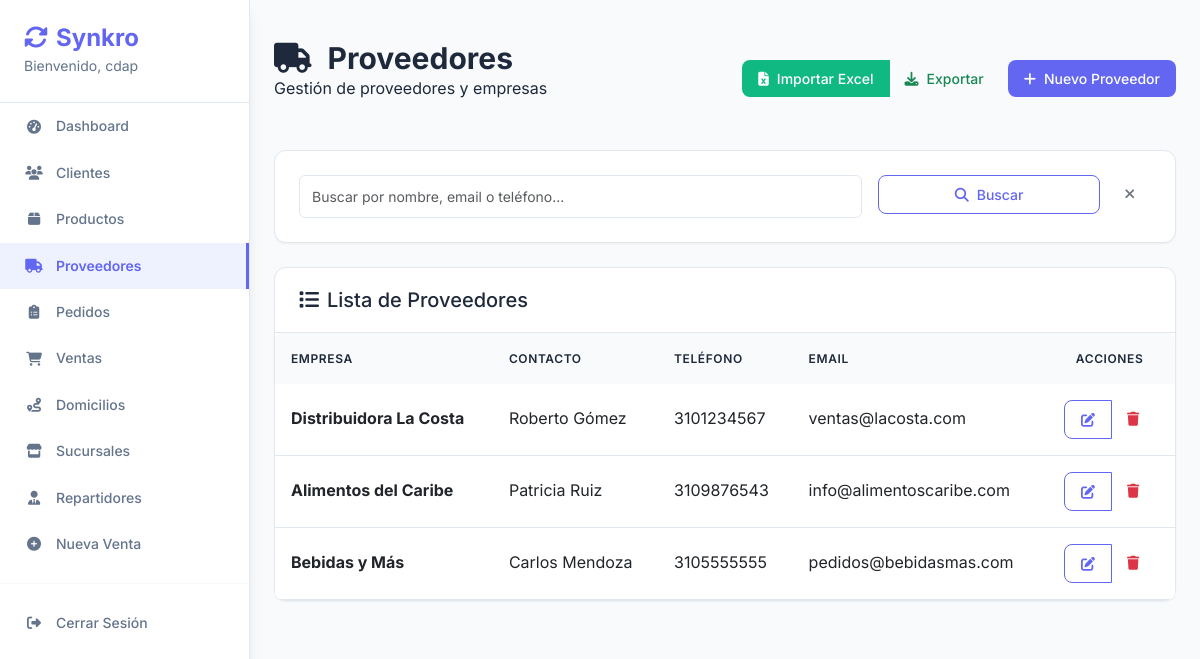
The app's page /proveedores/ (signed in), older data.
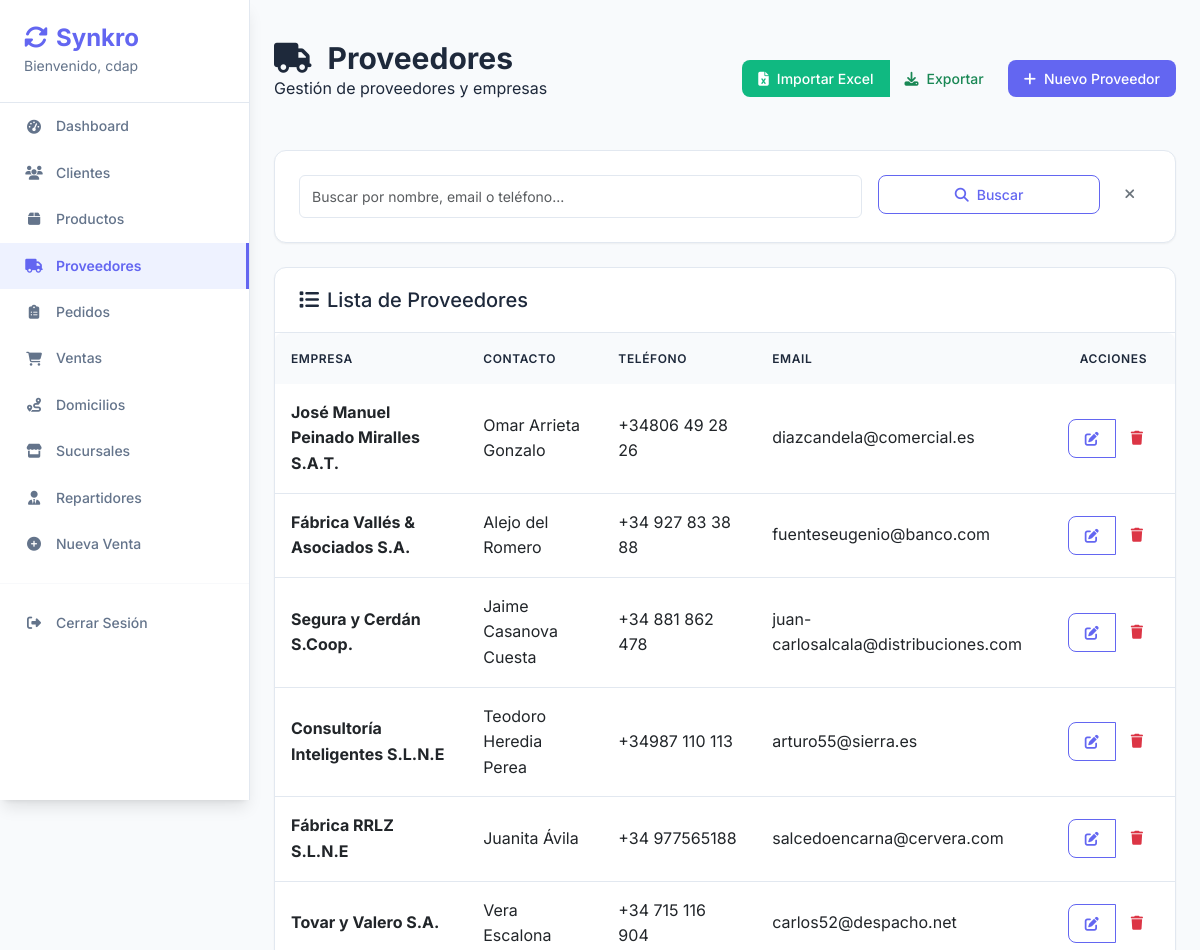
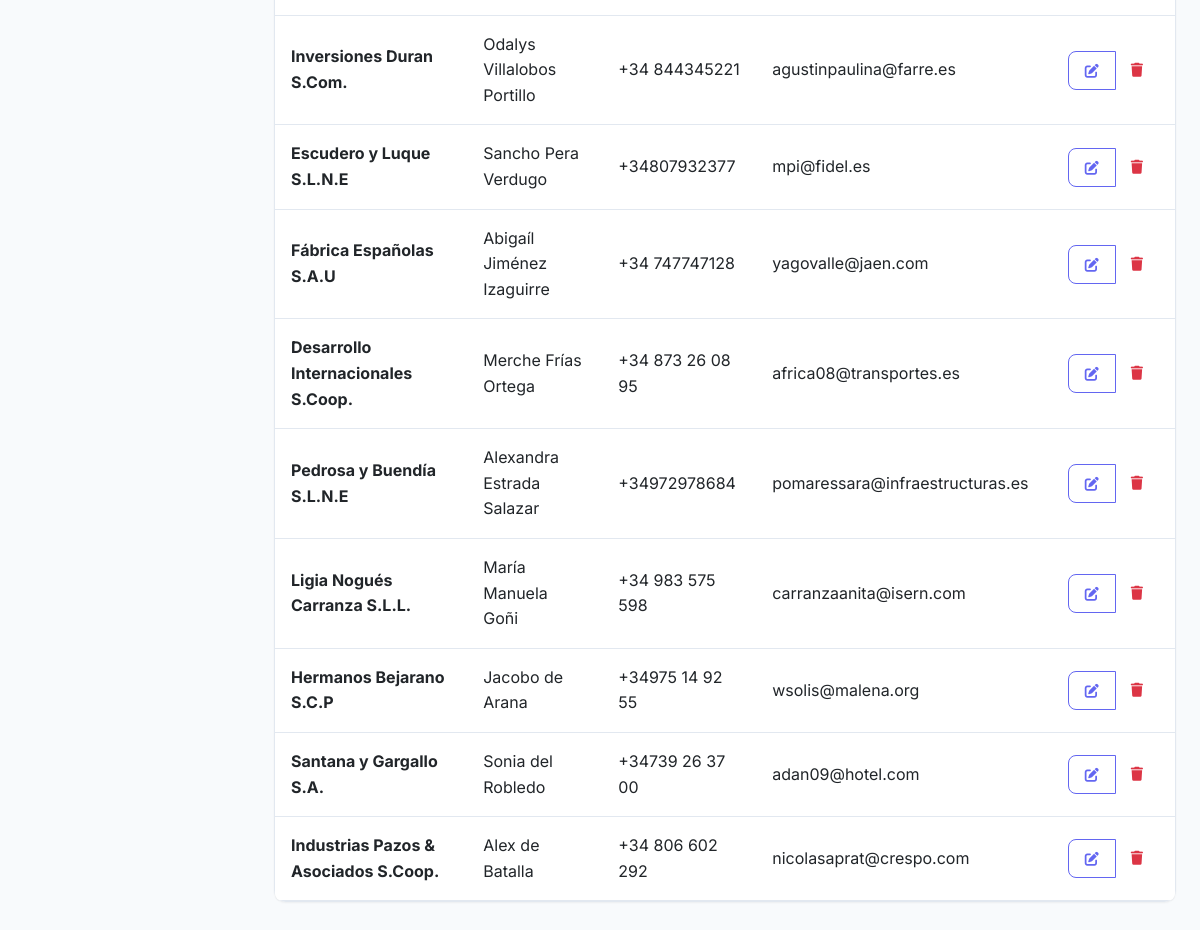
The same page, newer data (2 pictures, top to bottom).
### core/models.py (models this page shows, shortened)
class Proveedor(models.Model):
    nombre = models.CharField(max_length=200)
    contacto = models.CharField(max_length=100, blank=True)
    razon_social = models.CharField(max_length=200, blank=True)
    direccion = models.CharField(max_length=200, blank=True)
    telefono = models.CharField(max_length=20, blank=True)
    email = models.EmailField(blank=True, null=True)

### core/views.py (the view)
# urls.py: path('proveedores/', views.proveedor_list, name='proveedor_list'),
@login_required
def proveedor_list(request):
    search = request.GET.get('search', '')
    proveedores = Proveedor.objects.all()
    if search:
        proveedores = proveedores.filter(
            Q(nombre__icontains=search) |
            Q(email__icontains=search) |
            Q(telefono__icontains=search)
        )
    return render(request, 'proveedores/list.html', {
        'proveedores': proveedores,
        'search': search
    })

### core/templates/proveedores/list.html (shortened to what this page needs)
{% extends 'base.html' %}
{% block content %}
<div class="page-header">
    <div class="d-flex justify-content-between align-items-center">
        <div>
            <h1 class="page-title">
                <i class="fas fa-truck me-3"></i>Proveedores
            </h1>
            <p class="page-subtitle">Gestión de proveedores y empresas</p>
        </div>
        <div class="btn-toolbar">
            <div class="btn-group me-2">
                <button type="button" class="btn btn-success" data-bs-toggle="modal" data-bs-target="#importarModal">
                    <i class="fas fa-file-excel me-2"></i>Importar Excel
                </button>
                <a href="{% url 'proveedores_exportar_excel' %}" class="btn btn-outline-success">
                    <i class="fas fa-download me-2"></i>Exportar
                </a>
            </div>
            <a href="{% url 'proveedor_add' %}" class="btn btn-primary">
                <i class="fas fa-plus me-2"></i>Nuevo Proveedor
            </a>
        </div>
    </div>
</div>
<div class="card mb-4">
    <div class="card-body">
        <form method="get" class="row g-3">
            <div class="col-md-8">
                <input type="text" name="search" class="form-control"
                       placeholder="Buscar por nombre, email o teléfono..."
                       value="{{ search }}">
            </div>
            <div class="col-md-4">
                <div class="d-flex gap-2">
                    <button type="submit" class="btn btn-outline-primary flex-fill">
                        <i class="fas fa-search me-2"></i>Buscar
                    </button>
                    <a href="{% url 'proveedor_list' %}" class="btn btn-outline-secondary">
                        <i class="fas fa-times"></i>
                    </a>
                </div>
            </div>
        </form>
    </div>
</div>
<div class="card">
    <div class="card-header">
        <h5 class="mb-0">
            <i class="fas fa-list me-2"></i>Lista de Proveedores
        </h5>
    </div>
    <div class="card-body p-0">
        {% if proveedores %}
            <div class="table-responsive">
                <table class="table table-hover mb-0">
                    <thead>
                        <tr>
                            <th>Empresa</th>
                            <th>Contacto</th>
                            <th>Teléfono</th>
                            <th>Email</th>
                            <th class="text-center">Acciones</th>
                        </tr>
                    </thead>
                    <tbody>
                        {% for proveedor in proveedores %}
                        <tr>
                            <td>
                                <strong>{{ proveedor.nombre }}</strong>
                            </td>
                            <td>{{ proveedor.contacto|default:"-" }}</td>
                            <td>{{ proveedor.telefono|default:"-" }}</td>
                            <td>{{ proveedor.email|default:"-" }}</td>
                            <td class="text-center">
                                <div class="btn-group btn-group-sm">
                                    <a href="{% url 'proveedor_edit' proveedor.pk %}"
                                       class="btn btn-outline-primary" title="Editar">
                                        <i class="fas fa-edit"></i>
                                    </a>
                                    <a href="{% url 'proveedor_delete' proveedor.pk %}"
                                       class="btn btn-outline-danger" title="Eliminar">
                                        <i class="fas fa-trash"></i>
                                    </a>
                                </div>
                            </td>
                        </tr>
                        {% endfor %}
                    </tbody>
                </table>
            </div>
        {% endif %}
    </div>
</div>
{% endblock %}

Row changes from the older to the newer data that the page shows:
removed Proveedor: nombre "Distribuidora La Costa", contacto "Roberto Gómez", telefono "3101234567", email "ventas@lacosta.com"
removed Proveedor: nombre "Alimentos del Caribe", contacto "Patricia Ruiz", telefono "3109876543", email "info@alimentoscaribe.com"
removed Proveedor: nombre "Bebidas y Más", contacto "Carlos Mendoza", telefono "3105555555", email "pedidos@bebidasmas.com"
added Proveedor: nombre "José Manuel Peinado Miralles S.A.T.", contacto "Omar Arrieta Gonzalo", telefono "+34806 49 28 26", email "diazcandela@comercial.es"
added Proveedor: nombre "Fábrica Vallés & Asociados S.A.", contacto "Alejo del Romero", telefono "+34 927 83 38 88", email "fuenteseugenio@banco.com"
added Proveedor: nombre "Segura y Cerdán S.Coop.", contacto "Jaime Casanova Cuesta", telefono "+34 881 862 478", email "juan-carlosalcala@distribuciones.com"
added Proveedor: nombre "Consultoría Inteligentes S.L.N.E", contacto "Teodoro Heredia Perea", telefono "+34987 110 113", email "arturo55@sierra.es"
added Proveedor: nombre "Fábrica RRLZ S.L.N.E", contacto "Juanita Ávila", telefono "+34 977565188", email "salcedoencarna@cervera.com"
added Proveedor: nombre "Tovar y Valero S.A.", contacto "Vera Escalona", telefono "+34 715 116 904", email "carlos52@despacho.net"
added Proveedor: nombre "Inversiones Duran S.Com.", contacto "Odalys Villalobos Portillo", telefono "+34 844345221", email "agustinpaulina@farre.es"
added Proveedor: nombre "Escudero y Luque S.L.N.E", contacto "Sancho Pera Verdugo", telefono "+34807932377", email "mpi@fidel.es"
added Proveedor: nombre "Fábrica Españolas S.A.U", contacto "Abigaíl Jiménez Izaguirre", telefono "+34 747747128", email "yagovalle@jaen.com"
added Proveedor: nombre "Desarrollo Internacionales S.Coop.", contacto "Merche Frías Ortega", telefono "+34 873 26 08 95", email "africa08@transportes.es"
added Proveedor: nombre "Pedrosa y Buendía S.L.N.E", contacto "Alexandra Estrada Salazar", telefono "+34972978684", email "pomaressara@infraestructuras.es"
added Proveedor: nombre "Ligia Nogués Carranza S.L.L.", contacto "María Manuela Goñi", telefono "+34 983 575 598", email "carranzaanita@isern.com"
added Proveedor: nombre "Hermanos Bejarano S.C.P", contacto "Jacobo de Arana", telefono "+34975 14 92 55", email "wsolis@malena.org"
added Proveedor: nombre "Santana y Gargallo S.A.", contacto "Sonia del Robledo", telefono "+34739 26 37 00", email "adan09@hotel.com"
added Proveedor: nombre "Industrias Pazos & Asociados S.Coop.", contacto "Alex de Batalla", telefono "+34 806 602 292", email "nicolasaprat@crespo.com"
